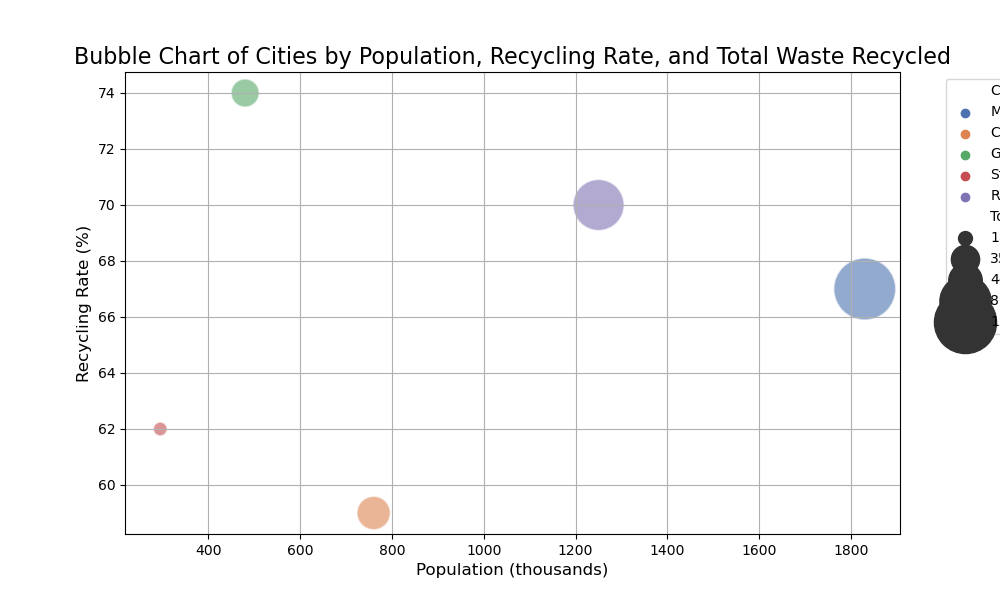

This chart was generated by the following Python code:

import seaborn as sns
import matplotlib.pyplot as plt

# Assuming the data has been loaded into a list of dictionaries called 'data':
data = [
    {'City': 'Metropolis', 'Year': 2022, 'Population (thousands)': 1830, 'Recycling Rate (%)': 67, 'Total Waste Recycled (thousand tons)': 1226},
    {'City': 'Coastville', 'Year': 2022, 'Population (thousands)': 760, 'Recycling Rate (%)': 59, 'Total Waste Recycled (thousand tons)': 448},
    {'City': 'Greenburg', 'Year': 2022, 'Population (thousands)': 480, 'Recycling Rate (%)': 74, 'Total Waste Recycled (thousand tons)': 355},
    {'City': 'Stonefield', 'Year': 2022, 'Population (thousands)': 295, 'Recycling Rate (%)': 62, 'Total Waste Recycled (thousand tons)': 183},
    {'City': 'Redtown', 'Year': 2022, 'Population (thousands)': 1250, 'Recycling Rate (%)': 70, 'Total Waste Recycled (thousand tons)': 875}
]

# Convert the list of dictionaries to a pandas DataFrame:
import pandas as pd
df = pd.DataFrame(data)

# Initialize the matplotlib figure
plt.figure(figsize=(10, 6))

# Create a scatter plot, also known as a bubble chart in this context
bubble_chart = sns.scatterplot(
    data=df, 
    x="Population (thousands)", 
    y="Recycling Rate (%)", 
    size="Total Waste Recycled (thousand tons)", 
    sizes=(100, 2000), # Control the range of bubble sizes
    hue="City", 
    palette="deep", # Use a predefined seaborn color palette
    alpha=0.6, # Set transparency of the bubbles
    legend="full" # Display the legend fully
)

# Adjust the legend to avoid covering data points
plt.legend(bbox_to_anchor=(1.05, 1), loc='upper left')

# Add titles and labels
plt.title('Bubble Chart of Cities by Population, Recycling Rate, and Total Waste Recycled', fontsize=16)
plt.xlabel('Population (thousands)', fontsize=12)
plt.ylabel('Recycling Rate (%)', fontsize=12)
plt.grid(True) # Add a grid for better readability

# Show the plot
plt.show()
